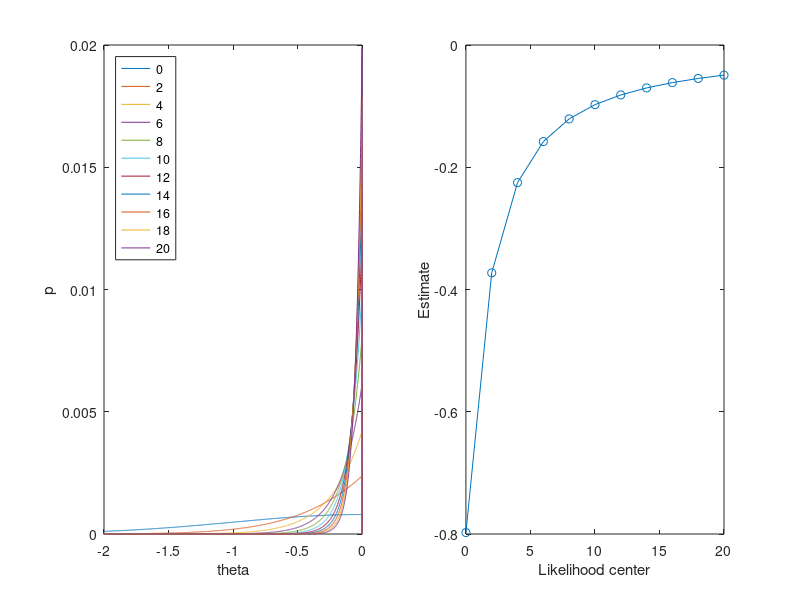

Source code (MATLAB):
%%% Plot the tails of Gaussian and see the estimate if the likelihood
%%% center is farther away from the boundary
x = -20:0.001:50;
sigma = 1;
mean_test = 0:2:20;
y_test = NaN(length(mean_test), length(x));
for i = 1 : length(mean_test)
    full_pdf = normpdf(x, mean_test(i), sigma);
    chopped_pdf = full_pdf;
    chopped_pdf(x>0) = 0;
    chopped_pdf = chopped_pdf / sum(chopped_pdf);
    y_test(i, :) = chopped_pdf;
end

theta_est = x * y_test';

%% Plot
nLines = length(mean_test);
legend_str = cell(nLines,1);

for ii=1:nLines
    legend_str{ii} = num2str(mean_test(ii));
end

figure
subplot(1, 2, 1)
plot(x, y_test)
xlabel('theta')
ylabel('p')
xlim([-2 0])
legend(legend_str,'location','NorthWest')

subplot(1, 2, 2)
plot(mean_test, theta_est, 'o-')
xlabel('Likelihood center')
ylabel('Estimate')
